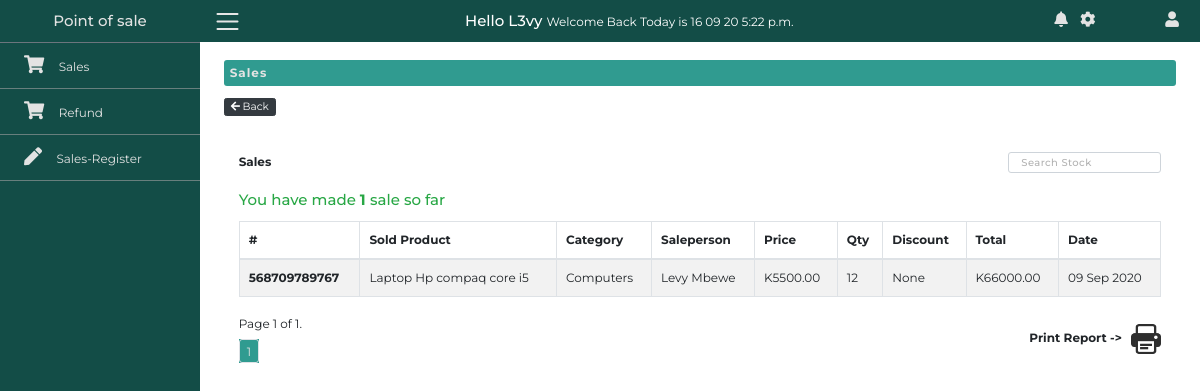
The app's page /sales (signed in) with its own data.
### AppPOS/models.py (models this page shows, shortened)
class Sale(models.Model):
    user = models.ForeignKey(SalesPerson,
                                on_delete=models.CASCADE, blank=True)
    product = models.ForeignKey('Stock',
                                on_delete=models.CASCADE)
    category = models.ForeignKey('Category',
                                 on_delete=models.CASCADE)
    quantity = models.IntegerField(null=False)
    product_price = models.DecimalField(max_digits=10, decimal_places=2)
    discount = models.DecimalField(max_digits=10, decimal_places=2,default=0.00,null=True,blank=True)
    total_price = models.DecimalField(max_digits=10, decimal_places=2)
    transaction_date = models.DateTimeField(auto_now_add=True)

class Stock(models.Model):
    category = models.ForeignKey('Category',
                                 on_delete=models.CASCADE)
    product_id = models.CharField(primary_key=True, max_length=50)
    product_name = models.CharField(max_length=100, unique=True)
    product_price = models.DecimalField(max_digits=10, decimal_places=2)
    quantity = models.IntegerField()
    create_dated = models.DateTimeField(auto_now_add=True)

class Category(models.Model):
    category_id = models.AutoField(primary_key=True, auto_created=True)
    category_name = models.CharField(max_length=50, unique=True, )

class SalesPerson(models.Model):
    GENDER = [
        ('M','Male'),
        ('F','Female'),
    ]
    user = models.OneToOneField(User,on_delete=models.CASCADE)
    gender = models.CharField(choices=GENDER, max_length=9)
    nrc = models.CharField(max_length=20)
    phone = models.CharField(max_length=30)
    location = models.CharField(max_length=50)

### AppPOS/views.py (the view)
# urls.py: path('sales', views.sale, name='sales'),
@login_required(redirect_field_name='login')
def sale(request):
   sold = []
   if request.user.is_superuser:
      sold += Sale.objects.all()
   sold += Sale.objects.filter(user__user__username=request.user).order_by('-transaction_date')
   paginator = Paginator(sold,5,orphans=1)
   page_number = request.GET.get('page')
   page_ojb = paginator.get_page(page_number)
   context = {
      'sold': page_ojb,
   }
   return render(request, 'AppPOS/sale.html', context)

### AppPOS/templates/AppPOS/sale.html (shortened to what this page needs)
{% extends "AppPOS/base.html" %} {% load static %}  {% block body %} {% include "AppPOS/navbar.html" %}
<section class="main-section">
  <div class="container-fluid">
    <div class="row">
      <div class="col-lg-9 ml-auto">
        <div class="row pt-4 mt-3 mb-4 main-area-margin">
          <div class="col-lg-12 col-md-7 ml-md-auto heading p-2">
            <h6 class="m-0">Sales</h6>
          </div>
          <div class="back">
            <a href="" class="btn btn-dark btn-sm mt-3 py-0"
              ><i class="fas fa-arrow-left"></i> Back</a
            >
          </div>
        </div>
        <div class="row mt-3 main-area-margin">
          <div class="col-lg-12 col-md-10 my-4 mr-auto">
            <div class="table-search-head d-flex align-items-center mb-4">
              <h6 class="my-0 mr-auto">Sales</h6>
              <form id="stock-form" class="justify-content-end">
                <input
                  type="text"
                  class="form-control py-1 px-3 h-75 fa-sm"
                  id="stock-input"
                  placeholder="Search Stock"
                  autocomplete="off"
                />
              </form>
            </div>
            {% if request.user.is_staff and request.user.is_superuser %}
            {% else %}
            <h5 class="mb-3 text-success">You have made
              {% if sold|length <= 1 %}
              <strong>{{ sold|length }} </strong>sale so far</h5>
              {% else %}
              <strong>{{ sold|length }} </strong>sales so far</h5>
              {% endif %}
            {% endif %}
            <table class="table table-striped table-bordered">
              <thead>
                <tr class="text-left">
                  <th>#</th>
                  <th>Sold Product</th>
                  <th>Category</th>
                  <th>Saleperson</th>
                  <th>Price</th>
                  <th>Qty</th>
                  <th>Discount</th>
                  <th>Total</th>
                  <th>Date</th>
                </tr>
              </thead>
              <tbody>
                {% for sale in sold %}
                <tr class="text-left">
                  <th>{{ sale.product.product_id }}</th>
                  <td>{{ sale.product.product_name }}</td>
                  <td>{{ sale.category.category_name }}</td>
                  <td>{{sale.user.user.get_full_name}}</td>
                  <td>K{{ sale.product_price }}</td>
                  <td>{{ sale.quantity }}</td>
                  <td>{{ sale.discount }}</td>
                  <td>K{{ sale.total_price }}</td>
                  <td>{{ sale.transaction_date|date:'d M Y' }}</td>
                </tr>
                {% endfor %}
              </tbody>
            </table>
            <div
              class="print-paginate d-flex align-items-center justify-content-between"
            >
              <div class="paginate">
                <div class="table-pages">
                  <p class="my-2">Page {{ sold.number }} of {{ sold.paginator.num_pages }}.</p>
                </div>
                <nav aria-label="Page navigation">
                  <ul class="pagination pages-paginated">
                    {% for n in sold.paginator.page_range %}
                      {% if sold.number == n %}
                        <li class="page-item" id="current">
                          <a href="?page={{n}}" class="page-link" id="current">{{n}}</a>
                        </li>
                      {% elif n > sold.number|add:'-3' and n < sold.number|add:'3' %}
                        <li class="page-item"><a class="page-link" href="?page={{ n }}">{{ n }}</a></li>
                      {% endif %}
                    {% endfor %}
                  </ul>
                </nav>
              </div>
              <div class="print">
                <h6>
                  Print Report ->
                  <img
                    src=" {% static 'icons/print.png' %} "
                    alt=""
                    class="img-fluid ml-2 print"
                    style="width: 30px; cursor: pointer;"
                  />
                </h6>
              </div>
            </div>
          </div>
        </div>
      </div>
    </div>
  </div>
</section>
{% endblock %}

### AppPOS/templates/AppPOS/navbar.html (shortened to what this page needs)
{% load static %}
<nav class="navbar navbar-expand-md navbar-light pl-0 w-100 mb-4">
  <div class="collapse navbar-collapse" id="NavbarCollaspe">
    <div class="container-fluid">
      <div class="row">
        <div
          class="col-xl-2 col-lg-3 col-md-4 sidebar fixed-top px-0"
          id="menu_content"
        >
          <a
            href="#"
            class="navbar-brand d-flex mx-auto border-bottom border-secondary justify-content-center align-items-center"
            ><h5 class="m-0">Point of sale</h5></a
          >
          <ul class="navbar-nav flex-column">
            <li class="nav-item">
              <a href="{% url 'sales' %}" class="nav-link"
                ><i class="fas fa-shopping-cart"></i>Sales</a
              >
            </li>
            <li class="nav-item">
              <a href="{% url 'refund' %}" class="nav-link"
                ><i class="fas fa-shopping-cart"></i>Refund</a
              >
            </li>
            {% if request.user.is_superuser %}
              <li class="nav-item">
                <a href="{% url 'worker' %}" class="nav-link"
                  ><i class="fas fa-users-cog"></i>Workers</a
                >
              </li>
              <li class="nav-item">
                <a href="" class="nav-link"
                  ><i class="fas fa-list-alt"></i>Reports</a
                >
              </li>
              <li class="nav-item">
                <a href="" class="nav-link"
                  ><i class="fas fa-chart-line"></i>Statistic</a
                >
              </li>
            {% else %}
              <li class="nav-item">
                <a href="{% url 'sales-register' %}" class="nav-link"
                  ><i class="fas fa-pen"></i>Sales-Register</a
                >
              </li>
            {% endif %}
          </ul>
        </div>
        <div
          class="col-xl-10 col-lg-9 col-md-8 ml-auto fixed-top main-menu-bar py-2 w-100"
        >
          <div class="row align-items-center">
            <div class="col-md-3">
              <img
                src="{% static 'icons/menu.png' %}"
                class="img-fluid m-0 p-0 mr-5"
                id="menu"
                alt=""
              />
            </div>
            <div class="col-md-7 welcome">
              <h5 class="text-white d-inline">Hello {{ request.user }}
                <b><small class="text-white d-inline">Welcome Back Today is {% now 'd m y P' %}</small></b>
              </h5>
            </div>
            <div class="col-md-2">
              <ul class="navbar-nav setting">
                <li class="nav-item">
                  <a href="" class="nav-link"><i class="fas fa-bell"></i></a>
                </li>
                <li class="nav-item">
                  <a href="" class="nav-link"><i class="fas fa-cog"></i></a>
                </li>
                <li class="nav-item ml-xl-auto">
                  <a
                    href=""
                    class="nav-link"
                    data-toggle="modal"
                    data-target="#logout"
                    ><i class="fas fa-user"></i
                  ></a>
                </li>
              </ul>
            </div>
          </div>
        </div>
      </div>
    </div>
  </div>
</nav>

### static/css/main.css (style rules this page uses)
:root { --primary-color: #134d47; --secondary-color: #309b90; --btn-primary: var(--secondary-color); --btn-secondary: #212121; --font-heading: var(--btn-secondary); --font-sidebar: var(--icon-color); --pagination-color: var(--primary-color); --pagination-active: var(--secondary-color); --icon-color: #e3e3e3; --border-color: #a1a1a19a; }
body { font-family: "Montserrat", sans-serif; }
h6 { font-weight: bolder; }
.sidebar a, .main-menu-bar a { color: var(--icon-color) !important; }
.heading { background-color: var(--secondary-color); border-radius: 3px; display: flex; align-items: center; color: var(--font-sidebar); letter-spacing: 1px; }
::placeholder { font-weight: 500 !important; color: #b3b3b3 !important; }
@media (max-width: 1720px) { html { font-size: 12px; } }
@media (max-width: 1720px) { ::placeholder { letter-spacing: 0.4px; font-size: 10px !important; } }
.sidebar .fas { padding-right: 0.6em; font-size: 1.5rem; color: var(--icon-color); }
.sidebar .navbar-brand { padding: 0.8em; }
.sidebar .fas { padding-right: 0.8em; font-size: 1.5rem; color: var(--icon-color); }
.sidebar { background-color: var(--primary-color); height: 100vh; }
.sidebar .nav-link { padding: 1em 2em !important; }
.sidebar .nav-item { border-bottom: 1px solid var(--border-color); transition: background-color 250ms; }
#current { background-color: var(--secondary-color) !important; }
.main-menu-bar { background-color: var(--primary-color); }
.main-menu-bar img { width: 25px; height: 25px; object-fit: cover; cursor: pointer; }
.main-menu-bar .fas { font-size: 1.3rem; }
.main-section .main-area-margin { margin-left: -10.5%; margin-right: 1%; }
.page-item .page-link { background-color: var(--primary-color); color: var(--font-sidebar); padding: 0.3em 0.6em; transition: background-color 0.25s; }

### records on screen
Sale: product.product_id "568709789767", product.product_name "Laptop Hp compaq core i5", category.category_name "Computers", user.user.get_full_name "Levy Mbewe", product_price "5500.00", quantity "12", discount "None", total_price "66000.00", transaction_date "09 Sep 2020"

### other values on screen
{{ request.user }} "L3vy"
{{ sold|length }} "1"
{{ sold.number }} "1"
{{ sold.paginator.num_pages }} "1"
{{ n }} "1"
